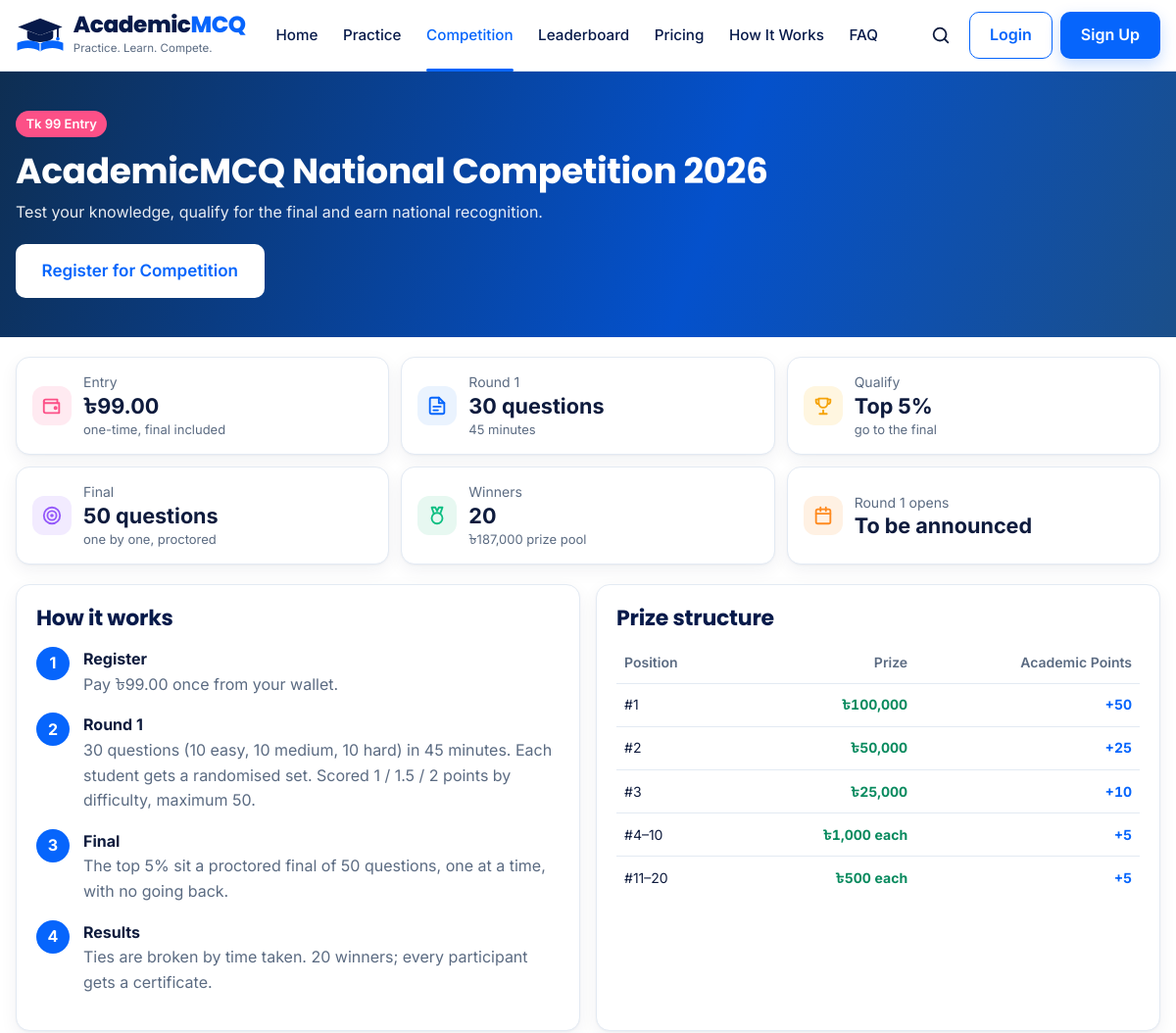
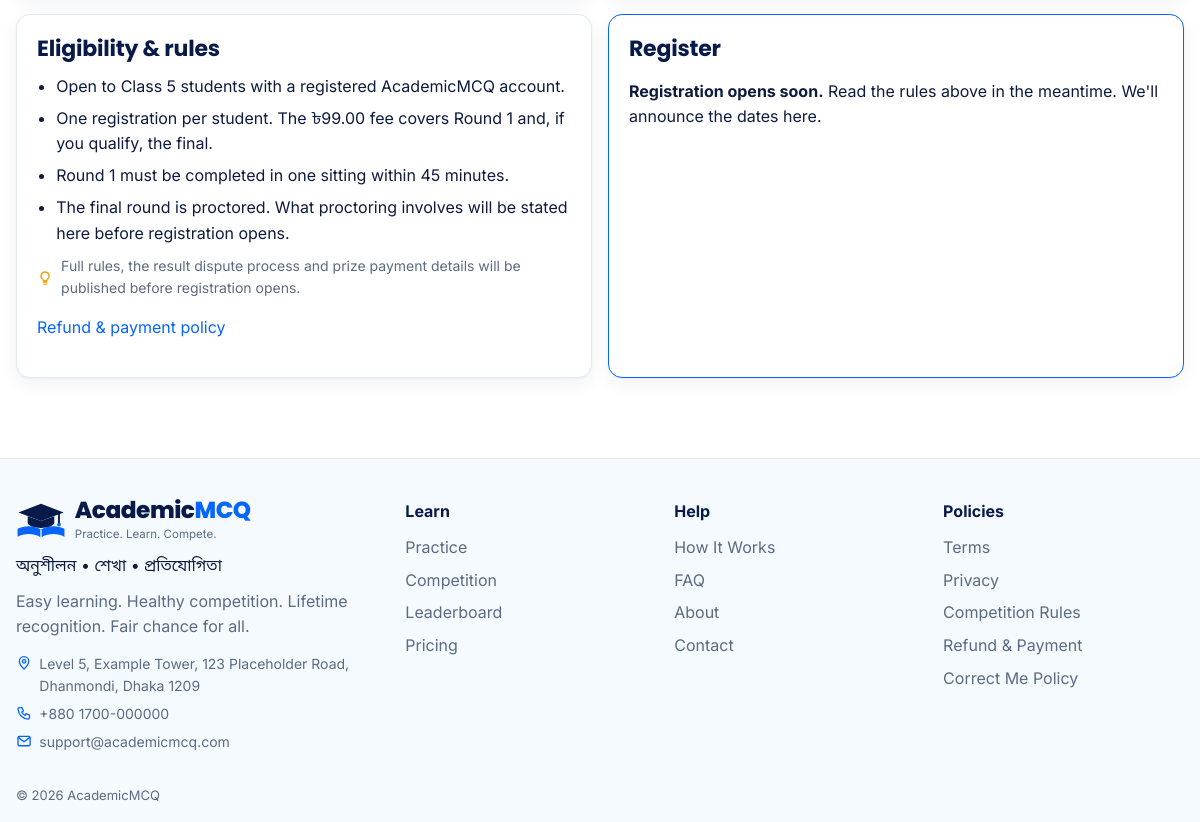
The page /index.php/competition on the database its author committed (2 pictures, top to bottom).
### tables this page shows
CREATE TABLE competitions (
    id              INT UNSIGNED PRIMARY KEY AUTO_INCREMENT,
    name            VARCHAR(150) NOT NULL,
    year            SMALLINT     NOT NULL,
    class_id        TINYINT UNSIGNED NULL,           
    entry_fee       DECIMAL(10,2) NOT NULL DEFAULT 99.00,
    prize_pool      DECIMAL(12,2) NOT NULL DEFAULT 187000.00,
    qualify_percent DECIMAL(4,1) NOT NULL DEFAULT 5.0,
    registration_opens_at  DATETIME NULL,
    registration_closes_at DATETIME NULL,
    round1_opens_at        DATETIME NULL,
    round1_closes_at       DATETIME NULL,
     
    round1_time_limit_minutes SMALLINT NOT NULL DEFAULT 45,
    round1_question_count  TINYINT UNSIGNED NOT NULL DEFAULT 30,
    final_at               DATETIME NULL,
    final_time_limit_minutes  SMALLINT NOT NULL DEFAULT 75,
    final_question_count   TINYINT UNSIGNED NOT NULL DEFAULT 50,
    rules_html      MEDIUMTEXT   NULL,               
    status          ENUM('draft','registration','round1','grading','final','completed')
                                 NOT NULL DEFAULT 'draft',
    created_at      TIMESTAMP    NOT NULL DEFAULT CURRENT_TIMESTAMP,
    CONSTRAINT fk_comp_class FOREIGN KEY (class_id) REFERENCES classes(id)
);

CREATE TABLE competition_prizes (
    competition_id  INT UNSIGNED NOT NULL,
    rank_from       SMALLINT UNSIGNED NOT NULL,
    rank_to         SMALLINT UNSIGNED NOT NULL,
    prize_amount    DECIMAL(10,2) NOT NULL,
    points          SMALLINT UNSIGNED NOT NULL DEFAULT 0,
    PRIMARY KEY (competition_id, rank_from),
    CONSTRAINT fk_prize_comp FOREIGN KEY (competition_id) REFERENCES competitions(id),
    CONSTRAINT ck_prize_range CHECK (rank_to >= rank_from)
);

CREATE TABLE classes (
    id              TINYINT UNSIGNED PRIMARY KEY AUTO_INCREMENT,
    medium_id       TINYINT UNSIGNED NOT NULL,
    name            VARCHAR(50)  NOT NULL,           
    slug            VARCHAR(50)  NOT NULL,
    sort_order      SMALLINT     NOT NULL DEFAULT 0,
    is_active       TINYINT(1)   NOT NULL DEFAULT 0,  
    created_at      TIMESTAMP    NOT NULL DEFAULT CURRENT_TIMESTAMP,
    UNIQUE KEY uq_class_slug (medium_id, slug),
    CONSTRAINT fk_class_medium FOREIGN KEY (medium_id) REFERENCES mediums(id)
);

### application/core/MY_Controller.php (called while the page is built, shortened)
<?php
class MY_Controller extends CI_Controller
{
	protected $user;
	protected function render($view, array $data = array(), array $page = array())
	{
		$data['user']  = $this->user;
		$data['flash'] = $this->session->flashdata('flash');
		$data['page']  = array_merge(array(
			'title'  => 'AcademicMCQ',
			'nav'    => '',
			'crumbs' => array(),
			'app'    => FALSE,
		), $page);
		$data['unread'] = 0;
		$this->load->view('layout/header', $data);
		$this->load->view($view, $data);
		$this->load->view('layout/footer', $data);
	}
}

### application/controllers/Competition.php (called while the page is built, shortened)
<?php
class Competition extends MY_Controller
{
	public function index()
	{
		$c = $this->Competition_model->current();
		$this->render('competition/index', array(
			'c'            => $c,
			'prizes'       => $this->Competition_model->prizes($c['id']),
			'winners'      => $this->Competition_model->winner_count($c['id']),
			'open'         => $this->Competition_model->registration_open($c),
			'registration' => $this->user ? $this->Competition_model->registration($c['id'], $this->user['id']) : NULL,
			'class'        => $c['class_id'] ? $this->db->get_where('classes', array('id' => $c['class_id']))->row_array() : NULL,
		), array('title' => 'National Competition', 'nav' => 'competition'));
	}
}

### index.php (called while the page is built, shortened)
<?php
require_once BASEPATH.'core/CodeIgniter.php';

### application/models/Competition_model.php (called while the page is built, shortened)
<?php
class Competition_model extends CI_Model
{
	public function current()
	{
		return $this->db->order_by('year', 'DESC')->order_by('id', 'DESC')
			->limit(1)->get('competitions')->row_array();
	}
	public function prizes($competition_id)
	{
		return $this->db->where('competition_id', $competition_id)
			->order_by('rank_from')->get('competition_prizes')->result_array();
	}
}

### application/views/competition/index.php (the view, shortened to what this page needs)
<?php defined('BASEPATH') OR exit('No direct script access allowed');
$fee = taka($c['entry_fee']); $pool = str_replace('.00', '', taka($c['prize_pool'])); ?>
<section class="comp-hero">
  <div class="amcq-container">
    <span class="badge badge--pink">Tk <?= number_format($c['entry_fee']) ?> Entry</span>
    <h1><?= e($c['name']) ?> <?= (int) $c['year'] ?></h1>
    <p>Test your knowledge, qualify for the final and earn national recognition.</p>
    <a class="amcq-btn amcq-btn--light amcq-btn--lg" href="#register">Register for Competition</a>
  </div>
</section>
<section class="amcq-container">
  <ul class="stat-row stat-row--3">
    <li class="amcq-card stat"><span class="chip chip--pink"><?= icon('wallet') ?></span><div><small>Entry</small><b><?= $fee ?></b><em class="amcq-muted">one-time, final included</em></div></li>
    <li class="amcq-card stat"><span class="chip chip--blue"><?= icon('file') ?></span><div><small>Round 1</small><b><?= (int) $c['round1_question_count'] ?> questions</b><em class="amcq-muted"><?= (int) $c['round1_time_limit_minutes'] ?> minutes</em></div></li>
    <li class="amcq-card stat"><span class="chip chip--amber"><?= icon('trophy') ?></span><div><small>Qualify</small><b>Top <?= rtrim(rtrim($c['qualify_percent'], '0'), '.') ?>%</b><em class="amcq-muted">go to the final</em></div></li>
    <li class="amcq-card stat"><span class="chip chip--purple"><?= icon('target') ?></span><div><small>Final</small><b><?= (int) $c['final_question_count'] ?> questions</b><em class="amcq-muted">one by one, proctored</em></div></li>
    <li class="amcq-card stat"><span class="chip chip--green"><?= icon('medal') ?></span><div><small>Winners</small><b><?= (int) $winners ?></b><em class="amcq-muted"><?= $pool ?> prize pool</em></div></li>
    <li class="amcq-card stat"><span class="chip chip--orange"><?= icon('calendar') ?></span><div><small>Round 1 opens</small><b><?= $c['round1_opens_at'] ? date('j M Y', strtotime($c['round1_opens_at'])) : 'To be announced' ?></b></div></li>
  </ul>
</section>
<section class="amcq-container comp-body">
  <div class="amcq-card">
    <h2 class="h3">How it works</h2>
    <ol class="steps">
      <li><b>1</b><div><strong>Register</strong><span class="amcq-muted">Pay <?= $fee ?> once from your wallet.</span></div></li>
      <li><b>2</b><div><strong>Round 1</strong><span class="amcq-muted"><?= (int) $c['round1_question_count'] ?> questions (10 easy, 10 medium, 10 hard) in <?= (int) $c['round1_time_limit_minutes'] ?> minutes. Each student gets a randomised set. Scored 1 / 1.5 / 2 points by difficulty, maximum 50.</span></div></li>
      <li><b>3</b><div><strong>Final</strong><span class="amcq-muted">The top <?= rtrim(rtrim($c['qualify_percent'], '0'), '.') ?>% sit a proctored final of <?= (int) $c['final_question_count'] ?> questions, one at a time, with no going back.</span></div></li>
      <li><b>4</b><div><strong>Results</strong><span class="amcq-muted">Ties are broken by time taken. <?= (int) $winners ?> winners; every participant gets a certificate.</span></div></li>
    </ol>
  </div>
  <div class="amcq-card">
    <h2 class="h3">Prize structure</h2>
    <table class="table">
      <thead><tr><th>Position</th><th class="num">Prize</th><th class="num">Academic Points</th></tr></thead>
      <tbody>
      <?php foreach ($prizes as $p): ?>
        <tr><td><?= $p['rank_from'] === $p['rank_to'] ? '#' . $p['rank_from'] : '#' . $p['rank_from'] . '–' . $p['rank_to'] ?></td>
          <td class="num amcq-money"><?= str_replace('.00', '', taka($p['prize_amount'])) ?><?= $p['rank_from'] !== $p['rank_to'] ? ' each' : '' ?></td>
          <td class="num amcq-points">+<?= (int) $p['points'] ?></td></tr>
      <?php endforeach; ?>
      </tbody>
    </table>
  </div>
  <div class="amcq-card" id="rules">
    <h2 class="h3">Eligibility &amp; rules</h2>
    <ul class="rules">
      <li>Open to <?= $class ? e($class['name']) : 'enrolled' ?> students with a registered AcademicMCQ account.</li>
      <li>One registration per student. The <?= $fee ?> fee covers Round 1 and, if you qualify, the final.</li>
      <li>Round 1 must be completed in one sitting within <?= (int) $c['round1_time_limit_minutes'] ?> minutes.</li>
      <li>The final round is proctored. What proctoring involves will be stated here before registration opens.</li>
    </ul>
    <p class="note"><?= icon('bulb') ?> Full rules, the result dispute process and prize payment details will be published before registration opens.</p>
    <p class="amcq-muted"><a href="<?= site_url('refund-policy') ?>">Refund &amp; payment policy</a></p>
  </div>
  <div class="amcq-card register-box" id="register">
    <h2 class="h3">Register</h2>
    <?php if ($registration): ?>
      <p class="amcq-flash amcq-flash--success"><?= icon('check-circle') ?> You are registered. Status: <b><?= e(ucwords(str_replace('_', ' ', $registration['status']))) ?></b></p>
    <?php elseif ( ! $open): ?>
      <p><b>Registration opens soon.</b> Read the rules above in the meantime. We'll announce the dates here.</p>
    <?php elseif ( ! $user): ?>
      <p>Sign in to register.</p><a class="amcq-btn amcq-btn--primary" href="<?= site_url('login') ?>">Sign In</a>
    <?php endif; ?>
  </div>
</section>

### asset/css/brand.css (style rules this page uses)
:root { --amcq-navy: #071A4A; --amcq-navy-deep: #001A4B; --amcq-primary-700: #0451CC; --amcq-primary-600: #0665FC; --amcq-primary-100: #EAF3FE; --amcq-primary-200: #DCEDFE; --amcq-accent: #2F7BFF; --amcq-success: #0DBF82; --amcq-success-text: #088A5E; --amcq-warning: #FEB12D; --amcq-error: #F04A5E; --amcq-error-bar: #FD6174; --amcq-purple: #9459FA; --amcq-purple-bg: #F2EBFF; --amcq-pink: #FC5087; --amcq-pink-bg: #FFEAF1; --amcq-orange: #FF8A1F; --amcq-orange-bg: #FFF1E3; --amcq-amber: #F5A30A; --amcq-amber-bg: #FFF6E0; --amcq-green-bg: #E7F8F1; --amcq-red-bg: #FFEDEF; --amcq-blue-bg: #EAF3FE; --amcq-text: #0E1B3D; --amcq-text-soft: #5B6B82; --amcq-border: #E3EAF3; --amcq-surface: #F5FAFE; --amcq-white: #FFFFFF; --amcq-font: 'Inter', 'Noto Sans Bengali', system-ui, -apple-system, sans-serif; --amcq-font-head: 'Poppins', 'Noto Sans Bengali', 'Inter', system-ui, sans-serif; --amcq-h1: 2.25rem; --amcq-h2: 1.75rem; --amcq-h3: 1.375rem; --amcq-body: 1rem; --amcq-small: 0.875rem; --amcq-meta: 0.8125rem; --amcq-quiz: 1.1875rem; --amcq-radius: 10px; --amcq-radius-lg: 18px; --amcq-radius-card: 14px; --amcq-shadow: 0 1px 2px rgba(7, 26, 74, .04), 0 6px 18px rgba(7, 26, 74, .06); --amcq-container: 1140px; --amcq-gutter: 16px; --amcq-tap: 44px; }
*, *::before, *::after { box-sizing: border-box; }
body { margin: 0; font-family: var(--amcq-font); font-size: var(--amcq-body); line-height: 1.6; color: var(--amcq-text); background: var(--amcq-white); -webkit-font-smoothing: antialiased; }
h1, h2, h3 { line-height: 1.25; margin: 0 0 .5em; font-weight: 700; font-family: var(--amcq-font-head); color: var(--amcq-navy); letter-spacing: -.01em; }
h1 { font-size: var(--amcq-h1); }
h2 { font-size: var(--amcq-h2); }
a { color: var(--amcq-primary-600); text-decoration: none; }
.amcq-container { max-width: var(--amcq-container); margin: 0 auto; padding: 0 var(--amcq-gutter); }
.amcq-muted { color: var(--amcq-text-soft); }
.amcq-btn { display: inline-flex; align-items: center; justify-content: center; gap: .5rem; min-height: var(--amcq-tap); padding: .625rem 1.25rem; border: 1px solid transparent; border-radius: var(--amcq-radius); font: inherit; font-weight: 600; cursor: pointer; transition: background-color .15s ease, border-color .15s ease; }
.amcq-card { background: var(--amcq-white); border: 1px solid var(--amcq-border); border-radius: var(--amcq-radius-card); padding: 1.25rem; box-shadow: var(--amcq-shadow); }
.amcq-money { color: var(--amcq-success-text); font-weight: 700; font-variant-numeric: tabular-nums; }
.amcq-points { color: var(--amcq-primary-600); font-weight: 700; }

### rows shown on the page
competitions: entry_fee "99", name "AcademicMCQ National Competition", year "2026", entry_fee "৳99.00", round1_question_count "30", round1_time_limit_minutes "45", qualify_percent "5", final_question_count "50", prize_pool "৳187,000"
competition_prizes: rank_from "1", prize_amount "৳100,000", points "50"
competition_prizes: rank_from "2", prize_amount "৳50,000", points "25"
competition_prizes: rank_from "3", prize_amount "৳25,000", points "10"
competition_prizes: rank_from "4", rank_to "10", prize_amount "৳1,000", shows "each", points "5"
competition_prizes: rank_from "11", rank_to "20", prize_amount "৳500", shows "each", points "5"
classes: name "Class 5"

### other values the page prints
$l[0] "Home"
$l[0] "Practice"
$l[0] "Competition"
$l[0] "Leaderboard"
$l[0] "Pricing"
$l[0] "How It Works"
$l[0] "FAQ"
$winners "20"
CONTACT_ADDRESS "Level 5, Example Tower, 123 Placeholder Road, Dhanmondi, Dhaka 1209"
CONTACT_PHONE "+880 1700-000000"
CONTACT_EMAIL "support@academicmcq.com"
